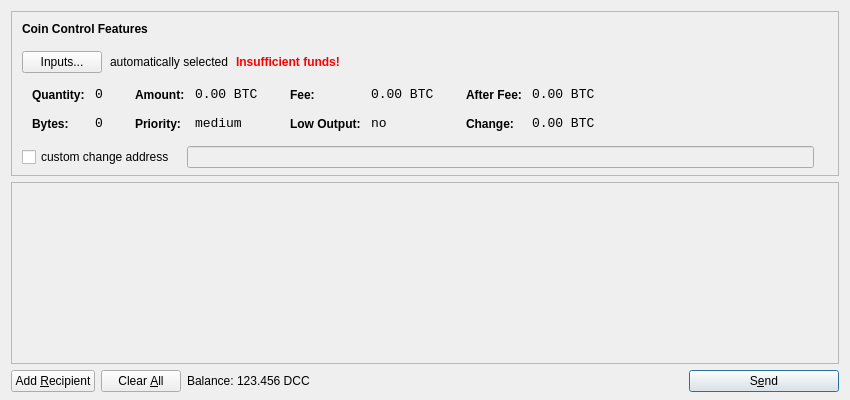
<?xml version="1.0" encoding="UTF-8"?>
<ui version="4.0">
 <class>SendCoinsDialog</class>
 <widget class="QDialog" name="SendCoinsDialog">
  <property name="geometry">
   <rect>
    <x>0</x>
    <y>0</y>
    <width>850</width>
    <height>400</height>
   </rect>
  </property>
  <property name="windowTitle">
   <string>Send Coins</string>
  </property>
  <layout class="QVBoxLayout" name="verticalLayout" stretch="0,1,0">
   <property name="bottomMargin">
    <number>8</number>
   </property>
   <item>
    <widget class="QFrame" name="frameCoinControl">
     <property name="sizePolicy">
      <sizepolicy hsizetype="Expanding" vsizetype="Expanding">
       <horstretch>0</horstretch>
       <verstretch>0</verstretch>
      </sizepolicy>
     </property>
     <property name="maximumSize">
      <size>
       <width>16777215</width>
       <height>16777215</height>
      </size>
     </property>
     <property name="frameShape">
      <enum>QFrame::StyledPanel</enum>
     </property>
     <property name="frameShadow">
      <enum>QFrame::Sunken</enum>
     </property>
     <layout class="QVBoxLayout" name="verticalLayoutCoinControl2">
      <property name="spacing">
       <number>-1</number>
      </property>
      <property name="leftMargin">
       <number>0</number>
      </property>
      <property name="topMargin">
       <number>0</number>
      </property>
      <property name="rightMargin">
       <number>0</number>
      </property>
      <property name="bottomMargin">
       <number>6</number>
      </property>
      <item>
       <layout class="QVBoxLayout" name="verticalLayoutCoinControl" stretch="0,0,0,0,1">
        <property name="spacing">
         <number>0</number>
        </property>
        <property name="leftMargin">
         <number>10</number>
        </property>
        <property name="topMargin">
         <number>10</number>
        </property>
        <item>
         <layout class="QHBoxLayout" name="horizontalLayoutCoinControl1">
          <property name="bottomMargin">
           <number>15</number>
          </property>
          <item>
           <widget class="QLabel" name="labelCoinControlFeatures">
            <property name="sizePolicy">
             <sizepolicy hsizetype="Preferred" vsizetype="Maximum">
              <horstretch>0</horstretch>
              <verstretch>0</verstretch>
             </sizepolicy>
            </property>
            <property name="font">
             <font>
              <weight>75</weight>
              <bold>true</bold>
             </font>
            </property>
            <property name="styleSheet">
             <string notr="true">font-weight:bold;</string>
            </property>
            <property name="text">
             <string>Coin Control Features</string>
            </property>
           </widget>
          </item>
         </layout>
        </item>
        <item>
         <layout class="QHBoxLayout" name="horizontalLayoutCoinControl2" stretch="0,0,0,0">
          <property name="spacing">
           <number>8</number>
          </property>
          <property name="bottomMargin">
           <number>10</number>
          </property>
          <item>
           <widget class="QPushButton" name="pushButtonCoinControl">
            <property name="styleSheet">
             <string notr="true"/>
            </property>
            <property name="text">
             <string>Inputs...</string>
            </property>
           </widget>
          </item>
          <item>
           <widget class="QLabel" name="labelCoinControlAutomaticallySelected">
            <property name="text">
             <string>automatically selected</string>
            </property>
            <property name="margin">
             <number>5</number>
            </property>
           </widget>
          </item>
          <item>
           <widget class="QLabel" name="labelCoinControlInsuffFunds">
            <property name="font">
             <font>
              <weight>75</weight>
              <bold>true</bold>
             </font>
            </property>
            <property name="styleSheet">
             <string notr="true">color:red;font-weight:bold;</string>
            </property>
            <property name="text">
             <string>Insufficient funds!</string>
            </property>
            <property name="margin">
             <number>5</number>
            </property>
           </widget>
          </item>
          <item>
           <spacer name="horizontalSpacerCoinControl">
            <property name="orientation">
             <enum>Qt::Horizontal</enum>
            </property>
            <property name="sizeHint" stdset="0">
             <size>
              <width>40</width>
              <height>1</height>
             </size>
            </property>
           </spacer>
          </item>
         </layout>
        </item>
        <item>
         <widget class="QWidget" name="widgetCoinControl" native="true">
          <property name="sizePolicy">
           <sizepolicy hsizetype="Preferred" vsizetype="Preferred">
            <horstretch>0</horstretch>
            <verstretch>0</verstretch>
           </sizepolicy>
          </property>
          <property name="minimumSize">
           <size>
            <width>0</width>
            <height>0</height>
           </size>
          </property>
          <property name="styleSheet">
           <string notr="true"/>
          </property>
          <layout class="QHBoxLayout" name="horizontalLayoutCoinControl5">
           <property name="margin">
            <number>0</number>
           </property>
           <item>
            <layout class="QHBoxLayout" name="horizontalLayoutCoinControl3" stretch="0,0,0,1">
             <property name="spacing">
              <number>20</number>
             </property>
             <property name="topMargin">
              <number>0</number>
             </property>
             <property name="bottomMargin">
              <number>10</number>
             </property>
             <item>
              <layout class="QFormLayout" name="formLayoutCoinControl1">
               <property name="horizontalSpacing">
                <number>10</number>
               </property>
               <property name="verticalSpacing">
                <number>14</number>
               </property>
               <property name="leftMargin">
                <number>10</number>
               </property>
               <property name="topMargin">
                <number>4</number>
               </property>
               <property name="rightMargin">
                <number>6</number>
               </property>
               <item row="0" column="0">
                <widget class="QLabel" name="labelCoinControlQuantityText">
                 <property name="styleSheet">
                  <string notr="true">font-weight:bold;</string>
                 </property>
                 <property name="text">
                  <string>Quantity:</string>
                 </property>
                 <property name="margin">
                  <number>0</number>
                 </property>
                </widget>
               </item>
               <item row="0" column="1">
                <widget class="QLabel" name="labelCoinControlQuantity">
                 <property name="font">
                  <font>
                   <family>Monospace</family>
                   <pointsize>10</pointsize>
                  </font>
                 </property>
                 <property name="cursor">
                  <cursorShape>IBeamCursor</cursorShape>
                 </property>
                 <property name="contextMenuPolicy">
                  <enum>Qt::ActionsContextMenu</enum>
                 </property>
                 <property name="text">
                  <string notr="true">0</string>
                 </property>
                 <property name="margin">
                  <number>0</number>
                 </property>
                 <property name="textInteractionFlags">
                  <set>Qt::LinksAccessibleByMouse|Qt::TextSelectableByKeyboard|Qt::TextSelectableByMouse</set>
                 </property>
                </widget>
               </item>
               <item row="1" column="0">
                <widget class="QLabel" name="labelCoinControlBytesText">
                 <property name="styleSheet">
                  <string notr="true">font-weight:bold;</string>
                 </property>
                 <property name="text">
                  <string>Bytes:</string>
                 </property>
                </widget>
               </item>
               <item row="1" column="1">
                <widget class="QLabel" name="labelCoinControlBytes">
                 <property name="font">
                  <font>
                   <family>Monospace</family>
                   <pointsize>10</pointsize>
                  </font>
                 </property>
                 <property name="cursor">
                  <cursorShape>IBeamCursor</cursorShape>
                 </property>
                 <property name="contextMenuPolicy">
                  <enum>Qt::ActionsContextMenu</enum>
                 </property>
                 <property name="text">
                  <string notr="true">0</string>
                 </property>
                 <property name="textInteractionFlags">
                  <set>Qt::LinksAccessibleByMouse|Qt::TextSelectableByKeyboard|Qt::TextSelectableByMouse</set>
                 </property>
                </widget>
               </item>
              </layout>
             </item>
             <item>
              <layout class="QFormLayout" name="formLayoutCoinControl2">
               <property name="horizontalSpacing">
                <number>10</number>
               </property>
               <property name="verticalSpacing">
                <number>14</number>
               </property>
               <property name="leftMargin">
                <number>6</number>
               </property>
               <property name="topMargin">
                <number>4</number>
               </property>
               <property name="rightMargin">
                <number>6</number>
               </property>
               <item row="0" column="0">
                <widget class="QLabel" name="labelCoinControlAmountText">
                 <property name="styleSheet">
                  <string notr="true">font-weight:bold;</string>
                 </property>
                 <property name="text">
                  <string>Amount:</string>
                 </property>
                 <property name="margin">
                  <number>0</number>
                 </property>
                </widget>
               </item>
               <item row="0" column="1">
                <widget class="QLabel" name="labelCoinControlAmount">
                 <property name="font">
                  <font>
                   <family>Monospace</family>
                   <pointsize>10</pointsize>
                  </font>
                 </property>
                 <property name="cursor">
                  <cursorShape>IBeamCursor</cursorShape>
                 </property>
                 <property name="contextMenuPolicy">
                  <enum>Qt::ActionsContextMenu</enum>
                 </property>
                 <property name="text">
                  <string notr="true">0.00 BTC</string>
                 </property>
                 <property name="textInteractionFlags">
                  <set>Qt::LinksAccessibleByMouse|Qt::TextSelectableByKeyboard|Qt::TextSelectableByMouse</set>
                 </property>
                </widget>
               </item>
               <item row="1" column="0">
                <widget class="QLabel" name="labelCoinControlPriorityText">
                 <property name="styleSheet">
                  <string notr="true">font-weight:bold;</string>
                 </property>
                 <property name="text">
                  <string>Priority:</string>
                 </property>
                </widget>
               </item>
               <item row="1" column="1">
                <widget class="QLabel" name="labelCoinControlPriority">
                 <property name="font">
                  <font>
                   <family>Monospace</family>
                   <pointsize>10</pointsize>
                  </font>
                 </property>
                 <property name="cursor">
                  <cursorShape>IBeamCursor</cursorShape>
                 </property>
                 <property name="contextMenuPolicy">
                  <enum>Qt::ActionsContextMenu</enum>
                 </property>
                 <property name="text">
                  <string>medium</string>
                 </property>
                 <property name="textInteractionFlags">
                  <set>Qt::LinksAccessibleByMouse|Qt::TextSelectableByKeyboard|Qt::TextSelectableByMouse</set>
                 </property>
                </widget>
               </item>
              </layout>
             </item>
             <item>
              <layout class="QFormLayout" name="formLayoutCoinControl3">
               <property name="horizontalSpacing">
                <number>10</number>
               </property>
               <property name="verticalSpacing">
                <number>14</number>
               </property>
               <property name="leftMargin">
                <number>6</number>
               </property>
               <property name="topMargin">
                <number>4</number>
               </property>
               <property name="rightMargin">
                <number>6</number>
               </property>
               <item row="0" column="0">
                <widget class="QLabel" name="labelCoinControlFeeText">
                 <property name="styleSheet">
                  <string notr="true">font-weight:bold;</string>
                 </property>
                 <property name="text">
                  <string>Fee:</string>
                 </property>
                 <property name="margin">
                  <number>0</number>
                 </property>
                </widget>
               </item>
               <item row="0" column="1">
                <widget class="QLabel" name="labelCoinControlFee">
                 <property name="font">
                  <font>
                   <family>Monospace</family>
                   <pointsize>10</pointsize>
                  </font>
                 </property>
                 <property name="cursor">
                  <cursorShape>IBeamCursor</cursorShape>
                 </property>
                 <property name="contextMenuPolicy">
                  <enum>Qt::ActionsContextMenu</enum>
                 </property>
                 <property name="text">
                  <string notr="true">0.00 BTC</string>
                 </property>
                 <property name="textInteractionFlags">
                  <set>Qt::LinksAccessibleByMouse|Qt::TextSelectableByKeyboard|Qt::TextSelectableByMouse</set>
                 </property>
                </widget>
               </item>
               <item row="1" column="0">
                <widget class="QLabel" name="labelCoinControlLowOutputText">
                 <property name="styleSheet">
                  <string notr="true">font-weight:bold;</string>
                 </property>
                 <property name="text">
                  <string>Low Output:</string>
                 </property>
                </widget>
               </item>
               <item row="1" column="1">
                <widget class="QLabel" name="labelCoinControlLowOutput">
                 <property name="font">
                  <font>
                   <family>Monospace</family>
                   <pointsize>10</pointsize>
                  </font>
                 </property>
                 <property name="cursor">
                  <cursorShape>IBeamCursor</cursorShape>
                 </property>
                 <property name="contextMenuPolicy">
                  <enum>Qt::ActionsContextMenu</enum>
                 </property>
                 <property name="text">
                  <string>no</string>
                 </property>
                 <property name="textInteractionFlags">
                  <set>Qt::LinksAccessibleByMouse|Qt::TextSelectableByKeyboard|Qt::TextSelectableByMouse</set>
                 </property>
                </widget>
               </item>
              </layout>
             </item>
             <item>
              <layout class="QFormLayout" name="formLayoutCoinControl4">
               <property name="horizontalSpacing">
                <number>10</number>
               </property>
               <property name="verticalSpacing">
                <number>14</number>
               </property>
               <property name="leftMargin">
                <number>6</number>
               </property>
               <property name="topMargin">
                <number>4</number>
               </property>
               <property name="rightMargin">
                <number>6</number>
               </property>
               <item row="0" column="0">
                <widget class="QLabel" name="labelCoinControlAfterFeeText">
                 <property name="styleSheet">
                  <string notr="true">font-weight:bold;</string>
                 </property>
                 <property name="text">
                  <string>After Fee:</string>
                 </property>
                 <property name="margin">
                  <number>0</number>
                 </property>
                </widget>
               </item>
               <item row="0" column="1">
                <widget class="QLabel" name="labelCoinControlAfterFee">
                 <property name="font">
                  <font>
                   <family>Monospace</family>
                   <pointsize>10</pointsize>
                  </font>
                 </property>
                 <property name="cursor">
                  <cursorShape>IBeamCursor</cursorShape>
                 </property>
                 <property name="contextMenuPolicy">
                  <enum>Qt::ActionsContextMenu</enum>
                 </property>
                 <property name="text">
                  <string notr="true">0.00 BTC</string>
                 </property>
                 <property name="textInteractionFlags">
                  <set>Qt::LinksAccessibleByMouse|Qt::TextSelectableByKeyboard|Qt::TextSelectableByMouse</set>
                 </property>
                </widget>
               </item>
               <item row="1" column="0">
                <widget class="QLabel" name="labelCoinControlChangeText">
                 <property name="styleSheet">
                  <string notr="true">font-weight:bold;</string>
                 </property>
                 <property name="text">
                  <string>Change:</string>
                 </property>
                </widget>
               </item>
               <item row="1" column="1">
                <widget class="QLabel" name="labelCoinControlChange">
                 <property name="font">
                  <font>
                   <family>Monospace</family>
                   <pointsize>10</pointsize>
                  </font>
                 </property>
                 <property name="cursor">
                  <cursorShape>IBeamCursor</cursorShape>
                 </property>
                 <property name="contextMenuPolicy">
                  <enum>Qt::ActionsContextMenu</enum>
                 </property>
                 <property name="text">
                  <string notr="true">0.00 BTC</string>
                 </property>
                 <property name="textInteractionFlags">
                  <set>Qt::LinksAccessibleByMouse|Qt::TextSelectableByKeyboard|Qt::TextSelectableByMouse</set>
                 </property>
                </widget>
               </item>
              </layout>
             </item>
            </layout>
           </item>
          </layout>
         </widget>
        </item>
        <item>
         <layout class="QHBoxLayout" name="horizontalLayoutCoinControl4" stretch="0,0,0">
          <property name="spacing">
           <number>12</number>
          </property>
          <property name="sizeConstraint">
           <enum>QLayout::SetDefaultConstraint</enum>
          </property>
          <property name="topMargin">
           <number>5</number>
          </property>
          <property name="rightMargin">
           <number>5</number>
          </property>
          <item>
           <widget class="QCheckBox" name="checkBoxCoinControlChange">
            <property name="text">
             <string>custom change address</string>
            </property>
           </widget>
          </item>
          <item>
           <widget class="QLineEdit" name="lineEditCoinControlChange">
            <property name="enabled">
             <bool>false</bool>
            </property>
            <property name="sizePolicy">
             <sizepolicy hsizetype="Expanding" vsizetype="Fixed">
              <horstretch>0</horstretch>
              <verstretch>0</verstretch>
             </sizepolicy>
            </property>
           </widget>
          </item>
          <item>
           <widget class="QLabel" name="labelCoinControlChangeLabel">
            <property name="sizePolicy">
             <sizepolicy hsizetype="Preferred" vsizetype="Expanding">
              <horstretch>0</horstretch>
              <verstretch>0</verstretch>
             </sizepolicy>
            </property>
            <property name="minimumSize">
             <size>
              <width>0</width>
              <height>0</height>
             </size>
            </property>
            <property name="text">
             <string/>
            </property>
            <property name="margin">
             <number>3</number>
            </property>
           </widget>
          </item>
         </layout>
        </item>
        <item>
         <spacer name="verticalSpacerCoinControl">
          <property name="orientation">
           <enum>Qt::Vertical</enum>
          </property>
          <property name="sizeHint" stdset="0">
           <size>
            <width>800</width>
            <height>1</height>
           </size>
          </property>
         </spacer>
        </item>
       </layout>
      </item>
     </layout>
    </widget>
   </item>
   <item>
    <widget class="QScrollArea" name="scrollArea">
     <property name="widgetResizable">
      <bool>true</bool>
     </property>
     <widget class="QWidget" name="scrollAreaWidgetContents">
      <property name="geometry">
       <rect>
        <x>0</x>
        <y>0</y>
        <width>830</width>
        <height>165</height>
       </rect>
      </property>
      <layout class="QVBoxLayout" name="verticalLayout_2">
       <property name="margin">
        <number>0</number>
       </property>
       <item>
        <layout class="QVBoxLayout" name="entries">
         <property name="spacing">
          <number>6</number>
         </property>
        </layout>
       </item>
       <item>
        <spacer name="verticalSpacer">
         <property name="orientation">
          <enum>Qt::Vertical</enum>
         </property>
         <property name="sizeHint" stdset="0">
          <size>
           <width>20</width>
           <height>40</height>
          </size>
         </property>
        </spacer>
       </item>
      </layout>
     </widget>
    </widget>
   </item>
   <item>
    <layout class="QHBoxLayout" name="horizontalLayout">
     <item>
      <widget class="QPushButton" name="addButton">
       <property name="toolTip">
        <string>Send to multiple recipients at once</string>
       </property>
       <property name="text">
        <string>Add &amp;Recipient</string>
       </property>
       <property name="icon">
        <iconset resource="../bitcoin.qrc">
         <normaloff>:/icons/add</normaloff>:/icons/add</iconset>
       </property>
       <property name="autoDefault">
        <bool>false</bool>
       </property>
      </widget>
     </item>
     <item>
      <widget class="QPushButton" name="clearButton">
       <property name="sizePolicy">
        <sizepolicy hsizetype="Minimum" vsizetype="Fixed">
         <horstretch>0</horstretch>
         <verstretch>0</verstretch>
        </sizepolicy>
       </property>
       <property name="toolTip">
        <string>Remove all transaction fields</string>
       </property>
       <property name="text">
        <string>Clear &amp;All</string>
       </property>
       <property name="icon">
        <iconset resource="../bitcoin.qrc">
         <normaloff>:/icons/remove</normaloff>:/icons/remove</iconset>
       </property>
       <property name="autoRepeatDelay">
        <number>300</number>
       </property>
       <property name="autoDefault">
        <bool>false</bool>
       </property>
      </widget>
     </item>
     <item>
      <layout class="QHBoxLayout" name="horizontalLayout_2">
       <property name="spacing">
        <number>3</number>
       </property>
       <item>
        <widget class="QLabel" name="label">
         <property name="text">
          <string>Balance:</string>
         </property>
        </widget>
       </item>
       <item>
        <widget class="QLabel" name="labelBalance">
         <property name="cursor">
          <cursorShape>IBeamCursor</cursorShape>
         </property>
         <property name="text">
          <string>123.456 DCC</string>
         </property>
         <property name="textInteractionFlags">
          <set>Qt::LinksAccessibleByMouse|Qt::TextSelectableByKeyboard|Qt::TextSelectableByMouse</set>
         </property>
        </widget>
       </item>
      </layout>
     </item>
     <item>
      <spacer name="horizontalSpacer">
       <property name="orientation">
        <enum>Qt::Horizontal</enum>
       </property>
       <property name="sizeHint" stdset="0">
        <size>
         <width>40</width>
         <height>20</height>
        </size>
       </property>
      </spacer>
     </item>
     <item>
      <widget class="QPushButton" name="sendButton">
       <property name="minimumSize">
        <size>
         <width>150</width>
         <height>0</height>
        </size>
       </property>
       <property name="toolTip">
        <string>Confirm the send action</string>
       </property>
       <property name="text">
        <string>S&amp;end</string>
       </property>
       <property name="icon">
        <iconset resource="../bitcoin.qrc">
         <normaloff>:/icons/send</normaloff>:/icons/send</iconset>
       </property>
       <property name="default">
        <bool>true</bool>
       </property>
      </widget>
     </item>
    </layout>
   </item>
  </layout>
 </widget>
 <resources>
  <include location="../bitcoin.qrc"/>
 </resources>
 <connections/>
</ui>
